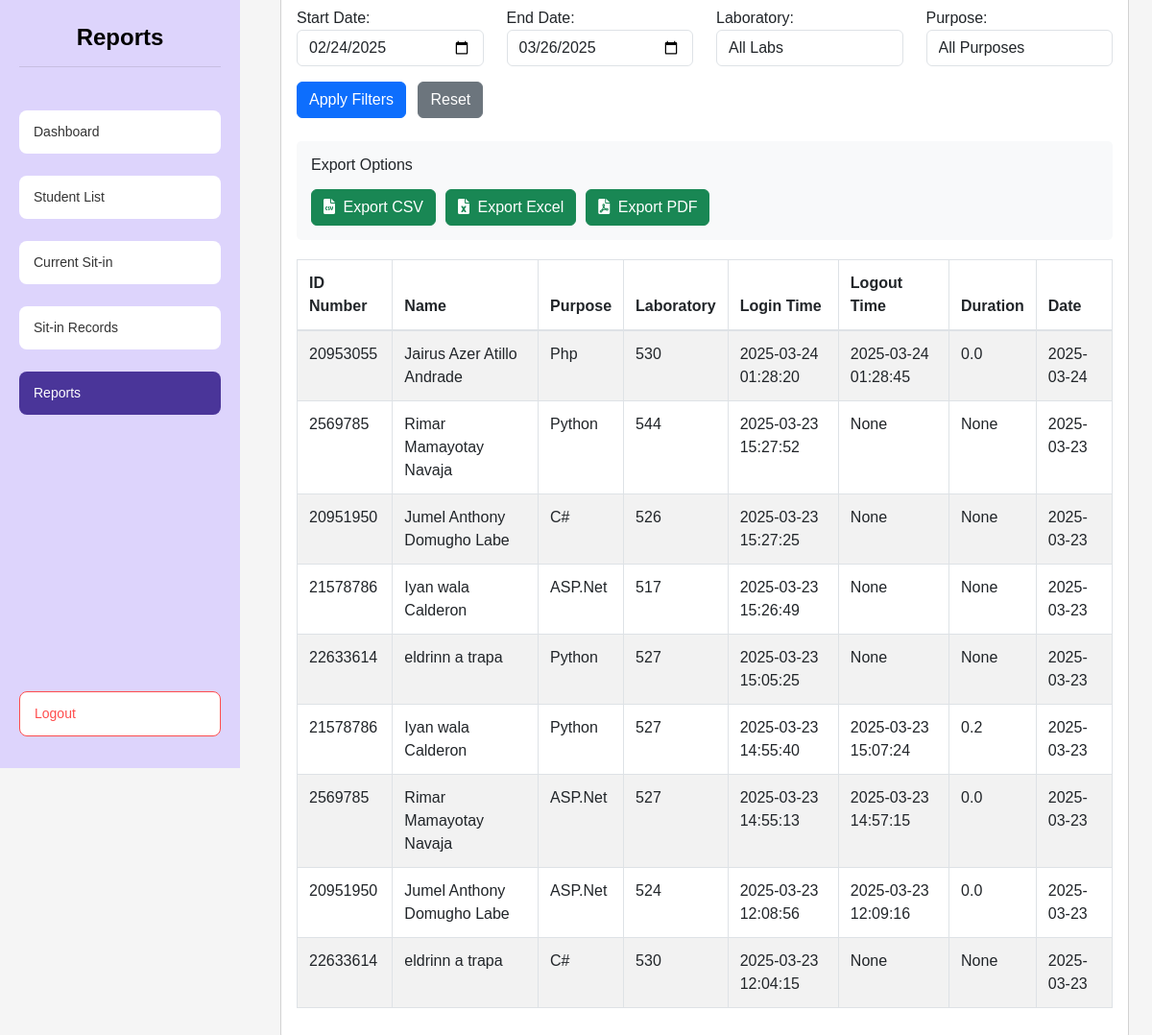
Before: /reports (signed in) with the older database file.
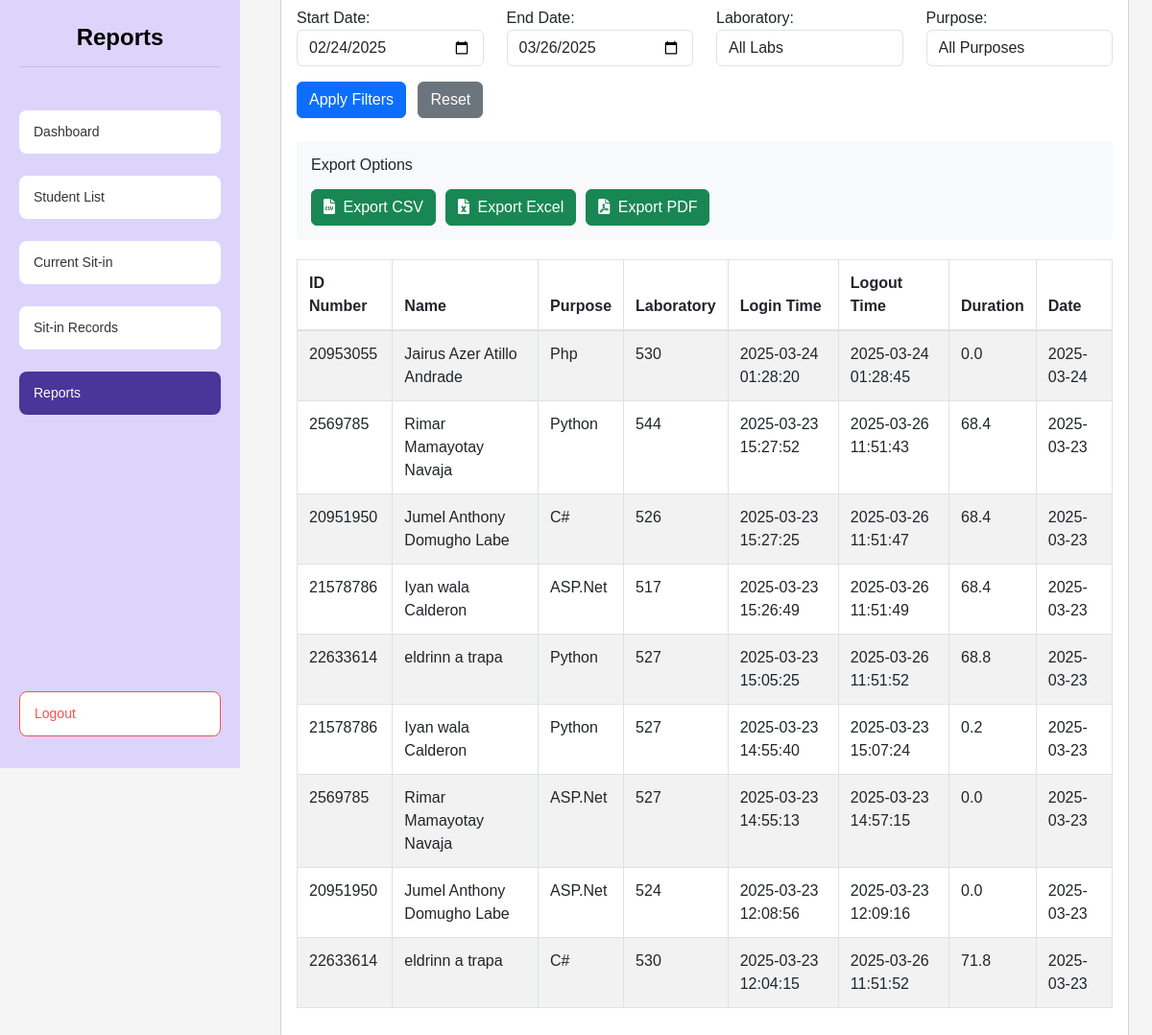
After: the same page with the newer database file.
### tables this page shows
CREATE TABLE sit_in_records (
    sit_in_id INTEGER PRIMARY KEY AUTOINCREMENT,
    id_number VARCHAR(50) NOT NULL,
    name VARCHAR(255) NOT NULL,
    purpose TEXT NOT NULL,
    lab VARCHAR(10) NOT NULL,
    login_time DATETIME NOT NULL,
    logout_time DATETIME NULL,
    date DATE NOT NULL
);

### app.py (the view)
@app.route('/reports')
@admin_required
def reports():
    try:
        start_date = request.args.get('start_date', (datetime.now() - timedelta(days=30)).strftime('%Y-%m-%d'))
        end_date = request.args.get('end_date', datetime.now().strftime('%Y-%m-%d'))
        conn = get_db_connection()
        cursor = conn.cursor()
        cursor.execute("""
            SELECT
                COUNT(*) as total_records,
                COUNT(DISTINCT id_number) as unique_students,
                (
                    SELECT lab
                    FROM sit_in_records
                    GROUP BY lab
                    ORDER BY COUNT(*) DESC
                    LIMIT 1
                ) as most_active_lab,
                ROUND(AVG(
                    CASE
                        WHEN login_time IS NOT NULL AND logout_time IS NOT NULL
                        THEN (julianday(logout_time) - julianday(login_time)) * 24
                        ELSE NULL
                    END
                ), 1) as avg_duration
            FROM sit_in_records
            WHERE date BETWEEN ? AND ?
        """, (start_date, end_date))
        stats = cursor.fetchone()
        cursor.execute("""
            SELECT
                id_number,
                name,
                purpose,
                lab,
                datetime(login_time) as login_time,
                datetime(logout_time) as logout_time,
                date,
                ROUND((julianday(logout_time) - julianday(login_time)) * 24, 1) as duration
            FROM sit_in_records
            WHERE date BETWEEN ? AND ?
            ORDER BY date DESC, login_time DESC
        """, (start_date, end_date))
        reports = cursor.fetchall()
        cursor.execute("SELECT DISTINCT lab FROM sit_in_records WHERE lab IS NOT NULL ORDER BY lab")
        labs = [row['lab'] for row in cursor.fetchall()]
        cursor.execute("SELECT DISTINCT purpose FROM sit_in_records WHERE purpose IS NOT NULL ORDER BY purpose")
        purposes = [row['purpose'] for row in cursor.fetchall()]
        conn.close()
        if request.headers.get('Accept') == 'application/json':
            return jsonify({
                'reports': [dict(row) for row in reports],
                'stats': dict(stats)
            })
        formatted_stats = {
            'total_records': stats['total_records'],
            'unique_students': stats['unique_students'],
            'most_active_lab': stats['most_active_lab'] or 'N/A',
            'avg_duration': f"{stats['avg_duration']:.1f}h" if stats['avg_duration'] else '0.0h'
        }
        return render_template('admin/reports.html',
                             reports=reports,
                             start_date=start_date,
                             end_date=end_date,
                             labs=labs,
                             purposes=purposes,
                             **formatted_stats)
    except Exception as e:
        print(f"Error in reports: {str(e)}")
        flash("Error loading reports", "danger")
        return redirect(url_for('admin_dashboard'))

### app.py (called while the page is built)
def get_db_connection():
    conn = sqlite3.connect('users.db')
    conn.row_factory = sqlite3.Row
    return conn

def admin_required(f):
    @wraps(f)
    def decorated_function(*args, **kwargs):
        if not all(session.get(key) for key in ['user_id', 'user_type', 'is_admin']):
            return redirect(url_for('login'))
        session.modified = True
        return f(*args, **kwargs)
    return decorated_function

@app.after_request
def add_header(response):
    response.headers['Cache-Control'] = 'no-store, no-cache, must-revalidate, post-check=0, pre-check=0, max-age=0'
    response.headers['Pragma'] = 'no-cache'
    response.headers['Expires'] = '-1'
    return response

@app.before_request
def validate_session():
    if request.endpoint and 'static' in request.endpoint:
        return  # Skip session validation for static files
    if 'user_id' in session:
        session.permanent = True
        session.modified = True
        if session.get('user_type') == 'admin':
            session['is_admin'] = True
            session['last_activity'] = datetime.now().isoformat()

### templates/admin/reports.html (shortened to what this page needs)
{% extends "admin/base.html" %}
{% block extra_css %}
<link href="https://cdn.datatables.net/1.11.5/css/dataTables.bootstrap5.min.css" rel="stylesheet">
<link href="https://cdn.datatables.net/buttons/2.2.2/css/buttons.bootstrap5.min.css" rel="stylesheet">
<link href="https://cdn.datatables.net/responsive/2.2.9/css/responsive.bootstrap5.min.css" rel="stylesheet">
{% endblock %}
{% block content %}
<button class="mobile-nav-toggle" onclick="toggleSidebar()">
</button>
<div class="sidebar">
    <h1 class="dashboard-title">Reports</h1>
    <a href="{{ url_for('admin_dashboard') }}" class="menu-btn">Dashboard</a>
    <a href="{{ url_for('student_list') }}" class="menu-btn">Student List</a>
    <a href="{{ url_for('current_sit_in') }}" class="menu-btn">Current Sit-in</a>
    <a href="{{ url_for('sit_in_records') }}" class="menu-btn">Sit-in Records</a>
    <a href="{{ url_for('reports') }}" class="menu-btn active">Reports</a>
    <a href="{{ url_for('logout') }}" class="menu-btn logout-btn">Logout</a>
</div>
<div class="container-fluid px-4">
    <div class="card mb-4">
        <div class="card-body">
            <form class="mb-4" id="filterForm">
                <div class="row">
                    <div class="col-md-3">
                        <div class="form-group">
                            <label>Start Date:</label>
                            <input type="date" name="start_date" class="form-control" value="{{ start_date }}">
                        </div>
                    </div>
                    <div class="col-md-3">
                        <div class="form-group">
                            <label>End Date:</label>
                            <input type="date" name="end_date" class="form-control" value="{{ end_date }}">
                        </div>
                    </div>
                    <div class="col-md-3">
                        <div class="form-group">
                            <label>Laboratory:</label>
                            <select name="lab" class="form-control">
                                <option value="">All Labs</option>
                            </select>
                        </div>
                    </div>
                    <div class="col-md-3">
                        <div class="form-group">
                            <label>Purpose:</label>
                            <select name="purpose" class="form-control">
                                <option value="">All Purposes</option>
                            </select>
                        </div>
                    </div>
                </div>
                <div class="row mt-3">
                    <div class="col-12">
                        <button type="submit" class="btn btn-primary">Apply Filters</button>
                        <button type="reset" class="btn btn-secondary ms-2">Reset</button>
                    </div>
                </div>
            </form>
            <div class="export-section">
                <h6 class="mb-3">Export Options</h6>
                <div class="d-flex flex-wrap">
                    <button onclick="exportReport('csv')" class="btn btn-success btn-export" id="csvBtn">
                        <i class="fas fa-file-csv me-1"></i>
                        <span class="btn-text">Export CSV</span>
                    </button>
                    <button onclick="exportReport('excel')" class="btn btn-success btn-export" id="excelBtn">
                        <i class="fas fa-file-excel me-1"></i>
                        <span class="btn-text">Export Excel</span>
                    </button>
                    <button onclick="exportReport('pdf')" class="btn btn-success btn-export" id="pdfBtn">
                        <i class="fas fa-file-pdf me-1"></i>
                        <span class="btn-text">Export PDF</span>
                    </button>
                </div>
            </div>
            <div class="table-responsive">
                <table id="reportsTable" class="table table-bordered table-striped">
                    <thead>
                        <tr>
                            <th>ID Number</th>
                            <th>Name</th>
                            <th>Purpose</th>
                            <th>Laboratory</th>
                            <th>Login Time</th>
                            <th>Logout Time</th>
                            <th>Duration</th>
                            <th>Date</th>
                        </tr>
                    </thead>
                    <tbody>
                        {% for report in reports %}
                        <tr>
                            <td>{{ report.id_number }}</td>
                            <td>{{ report.name }}</td>
                            <td>{{ report.purpose }}</td>
                            <td>{{ report.lab }}</td>
                            <td>{{ report.login_time }}</td>
                            <td>{{ report.logout_time }}</td>
                            <td>{{ report.duration }}</td>
                            <td>{{ report.date }}</td>
                        </tr>
                        {% endfor %}
                    </tbody>
                </table>
            </div>
        </div>
    </div>
</div>
{% endblock %}

### templates/admin/base.html (shortened to what this page needs)
<!DOCTYPE html>
<html lang="en">
<head>
  <link href="https://cdn.jsdelivr.net/npm/bootstrap@5.3.0/dist/css/bootstrap.min.css" rel="stylesheet">
  <link href="https://cdnjs.cloudflare.com/ajax/libs/font-awesome/6.0.0/css/all.min.css" rel="stylesheet">
  <link rel="stylesheet" href="{{ url_for('static', filename='styles.css') }}">
  {% block extra_css %}{% endblock %}
</head>
<body>
  {% block content %}{% endblock %}
</body>
</html>

### static/styles.css (style rules this page uses)
body { height: 100vh; margin: 0; display: flex; justify-content: center; align-items: center; background: #f5f5f5; font-family: Arial, sans-serif; overflow-y: auto; }
* { margin: 0; padding: 0; box-sizing: border-box; font-family: Arial, sans-serif; }
body { display: flex; justify-content: center; align-items: center; height: 100vh; background-color: #f5f5f5; }
.sidebar { width: 250px; background-color: #ddd4fc; padding: 25px 20px; display: flex; flex-direction: column; gap: 15px; height: 100vh; position: fixed; left: 0; top: 0; z-index: 1000; }
.dashboard-title { color: #000000; font-size: 24px; font-weight: bold; padding-bottom: 15px; margin-bottom: 30px; border-bottom: 1px solid rgba(0, 0, 0, 0.1); text-align: center; }
.menu-btn { background-color: #fff; border: none; padding: 12px 15px; border-radius: 8px; font-size: 14px; font-weight: 500; text-align: left; cursor: pointer; transition: all 0.2s ease; color: #333; text-decoration: none; display: block; margin-bottom: 8px; }
.menu-btn.active { background-color: #4a3599; color: white; }
.logout-btn { margin-top: auto; background-color: #fff; color: #ff4d4d; border: 1px solid #ff4d4d; }
.table { width: 100%; margin-bottom: 1rem; color: #212529; }
.table th, .table td { padding: 0.75rem; vertical-align: top; border-top: 1px solid #dee2e6; }
.table thead th { vertical-align: bottom; border-bottom: 2px solid #dee2e6; }
.table-bordered { border: 1px solid #dee2e6; }
.table-bordered th, .table-bordered td { border: 1px solid #dee2e6; }
.table-bordered thead th, .table-bordered thead td { border-bottom-width: 2px; }
.table-striped tbody tr:nth-of-type(odd) { background-color: rgba(0, 0, 0, 0.05); }

### templates/admin/reports.html (style rules this page uses)
.btn-export { margin-right: 10px; }
.export-section { background: #f8f9fa; padding: 15px; border-radius: 5px; margin-bottom: 20px; }
.container-fluid { margin-left: 250px; width: calc(100% - 250px); padding: 20px 30px; position: relative; min-height: 100vh; }

Changed rows visible on the page:
changed sit_in_records (number 2 of 9 on the later page): logout_time "None" → "2025-03-26 11:51:43"; duration "None" → "68.4"
changed sit_in_records (number 3 of 9 on the later page): logout_time "None" → "2025-03-26 11:51:47"; duration "None" → "68.4"
changed sit_in_records (number 4 of 9 on the later page): logout_time "None" → "2025-03-26 11:51:49"; duration "None" → "68.4"
changed sit_in_records (number 5 of 9 on the later page): logout_time "None" → "2025-03-26 11:51:52"; duration "None" → "68.8"
changed sit_in_records (number 9 of 9 on the later page): logout_time "None" → "2025-03-26 11:51:52"; duration "None" → "71.8"
